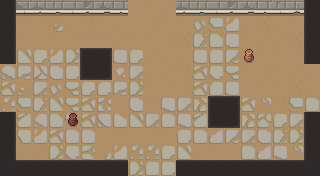

Tiled map render using the project's own tile images. Description and the whole map definition, tile-layer contents included, below:
An orthogonal 20x11 tile map with 16x16 px tiles, 6 tile layers (ground, dressing, decor, walls, ...), 3 tilesets and 12 objects (5x ENTRY, 5x ENEMY, 2x PROP).

<map version="1.10" tiledversion="1.10.2" orientation="orthogonal" renderorder="right-down" width="20" height="11" tilewidth="16" tileheight="16" infinite="0" nextlayerid="8" nextobjectid="13">
 <tileset firstgid="1" name="wall" tilewidth="16" tileheight="16" tilecount="176" columns="11">
  <image source="../../../gfx/tiles/crypt/walls_floor.png" width="176" height="256" />
 </tileset>
 <tileset firstgid="177" name="slabs" tilewidth="16" tileheight="16" tilecount="207" columns="9">
  <image source="../../../gfx/tiles/crypt/slabs.png" width="144" height="368" />
 </tileset>
 <tileset firstgid="384" name="objects" tilewidth="16" tileheight="16" tilecount="384" columns="24">
  <image source="../../../gfx/tiles/crypt/objects.png" width="384" height="256" />
 </tileset>
 <layer id="1" name="ground" width="20" height="11">
  <data encoding="csv">
163,158,157,159,162,152,157,164,162,153,152,152,366,370,364,152,151,160,153,153,
151,159,161,374,156,158,153,164,162,151,153,153,367,379,368,156,163,156,153,161,
152,153,162,160,161,159,159,152,160,160,151,163,366,341,333,160,152,152,163,162,
356,350,342,368,371,332,380,338,342,152,164,164,338,345,380,157,153,153,161,157,
360,349,352,330,332,377,343,370,357,156,152,158,356,358,378,153,151,153,152,164,
356,373,357,367,378,342,347,349,371,160,161,151,356,344,338,162,160,153,163,156,
363,379,366,350,378,356,382,162,330,159,335,357,355,366,348,356,365,158,379,339,
362,351,369,341,372,356,348,343,350,357,339,335,351,349,333,355,353,342,357,367,
330,359,368,356,336,336,162,159,162,161,160,337,339,377,380,357,330,366,371,381,
152,156,152,371,358,354,381,368,363,363,342,350,156,160,162,339,377,335,365,375,
156,160,153,364,349,341,348,363,371,345,332,377,157,158,152,334,357,346,330,336
</data>
 </layer>
 <layer id="2" name="dressing" width="20" height="11">
  <data encoding="csv">
0,0,0,0,0,0,0,0,0,0,0,0,0,0,0,0,0,0,0,0,
0,0,0,0,0,0,0,0,0,0,0,0,0,0,0,0,0,0,0,0,
0,0,0,0,0,0,0,0,0,0,0,0,0,0,0,0,0,0,0,0,
0,0,0,0,0,0,0,0,0,0,0,0,0,0,0,0,0,0,0,0,
0,0,0,0,0,0,0,0,0,0,0,0,0,0,0,0,0,0,0,0,
0,0,0,0,0,0,0,0,0,0,0,0,0,0,0,0,0,0,0,0,
0,0,0,0,0,0,0,0,0,0,0,0,0,0,0,0,0,0,0,0,
0,0,0,0,0,0,0,0,0,0,0,0,0,0,0,0,0,0,0,0,
0,0,0,0,0,0,0,0,0,0,0,0,0,0,0,0,0,0,0,0,
0,0,0,0,0,0,0,0,0,0,0,0,0,0,0,0,0,0,0,0,
0,0,0,0,0,0,0,0,0,0,0,0,0,0,0,0,0,0,0,0
</data>
 </layer>
 <layer id="3" name="decor" width="20" height="11">
  <data encoding="csv">
0,0,0,0,0,0,0,0,0,0,0,0,0,0,0,0,0,0,0,0,
0,0,0,0,0,0,0,0,0,0,0,0,0,0,0,0,0,0,0,0,
0,0,0,0,0,0,0,0,0,0,0,0,0,0,0,0,0,0,0,0,
0,0,0,0,0,0,0,0,0,0,0,0,0,0,0,0,0,0,0,0,
0,0,0,0,0,0,0,0,0,0,0,0,0,0,0,0,0,0,0,0,
0,0,0,0,0,0,0,0,0,0,0,0,0,0,0,0,0,0,0,0,
0,0,0,0,0,0,0,0,0,0,0,0,0,0,0,0,0,0,0,0,
0,0,0,0,0,0,0,0,0,0,0,0,0,0,0,0,0,0,0,0,
0,0,0,0,0,0,0,0,0,0,0,0,0,0,0,0,0,0,0,0,
0,0,0,0,0,0,0,0,0,0,0,0,0,0,0,0,0,0,0,0,
0,0,0,0,0,0,0,0,0,0,0,0,0,0,0,0,0,0,0,0
</data>
 </layer>
 <layer id="4" name="walls" width="20" height="11">
  <data encoding="csv">
123,196,197,198,199,200,201,202,0,0,0,197,198,199,200,201,202,203,195,125,
123,0,0,0,0,0,0,0,0,0,0,0,0,0,0,0,0,0,0,125,
123,0,0,0,0,0,0,0,0,0,0,0,0,0,0,0,0,0,0,125,
123,0,0,0,0,0,0,0,0,0,0,0,0,0,0,0,0,0,0,125,
0,0,0,0,0,0,0,0,0,0,0,0,0,0,0,0,0,0,0,0,
0,0,0,0,0,0,0,0,0,0,0,0,0,0,0,0,0,0,0,0,
0,0,0,0,0,0,0,0,0,0,0,0,0,0,0,0,0,0,0,0,
123,0,0,0,0,0,0,0,0,0,0,0,0,0,0,0,0,0,0,125,
123,0,0,0,0,0,0,0,0,0,0,0,0,0,0,0,0,0,0,125,
123,0,0,0,0,0,0,0,0,0,0,0,0,0,0,0,0,0,0,125,
134,135,135,135,135,135,135,135,0,0,0,135,135,135,135,135,135,135,135,136
</data>
 </layer>
 <layer id="5" name="props" width="20" height="11">
  <data encoding="csv">
0,0,0,0,0,0,0,0,0,0,0,0,0,0,0,0,0,0,0,0,
0,0,0,0,0,0,0,0,0,0,0,0,0,0,0,0,0,0,0,0,
0,0,0,0,0,0,0,0,0,0,0,0,0,0,0,0,0,0,0,0,
0,0,0,0,0,126,127,0,0,0,0,0,0,0,0,472,0,0,0,0,
0,0,0,0,0,137,138,0,0,0,0,0,0,0,0,0,0,0,0,0,
0,0,0,0,0,0,0,0,0,0,0,0,0,0,0,0,0,0,0,0,
0,0,0,0,0,0,0,0,0,0,0,0,0,126,127,0,0,0,0,0,
0,0,0,0,448,0,0,0,0,0,0,0,0,137,138,0,0,0,0,0,
0,0,0,0,0,0,0,0,0,0,0,0,0,0,0,0,0,0,0,0,
0,0,0,0,0,0,0,0,0,0,0,0,0,0,0,0,0,0,0,0,
0,0,0,0,0,0,0,0,0,0,0,0,0,0,0,0,0,0,0,0
</data>
 </layer>
 <layer id="6" name="overhead" width="20" height="11">
  <data encoding="csv">
0,0,0,0,0,0,0,0,0,0,0,0,0,0,0,0,0,0,0,0,
0,0,0,0,0,0,0,0,0,0,0,0,0,0,0,0,0,0,0,0,
0,0,0,0,0,0,0,0,0,0,0,0,0,0,0,0,0,0,0,0,
0,0,0,0,0,0,0,0,0,0,0,0,0,0,0,0,0,0,0,0,
0,0,0,0,0,0,0,0,0,0,0,0,0,0,0,0,0,0,0,0,
0,0,0,0,0,0,0,0,0,0,0,0,0,0,0,0,0,0,0,0,
0,0,0,0,0,0,0,0,0,0,0,0,0,0,0,0,0,0,0,0,
0,0,0,0,0,0,0,0,0,0,0,0,0,0,0,0,0,0,0,0,
0,0,0,0,0,0,0,0,0,0,0,0,0,0,0,0,0,0,0,0,
0,0,0,0,0,0,0,0,0,0,0,0,0,0,0,0,0,0,0,0,
0,0,0,0,0,0,0,0,0,0,0,0,0,0,0,0,0,0,0,0
</data>
 </layer>
 <objectgroup id="7" name="spawns">
  <object id="1" name="UP" type="ENTRY" x="152" y="24" />
  <object id="2" name="DOWN" type="ENTRY" x="152" y="152" />
  <object id="3" name="LEFT" type="ENTRY" x="24" y="88" />
  <object id="4" name="RIGHT" type="ENTRY" x="296" y="88" />
  <object id="5" name="" type="ENTRY" x="168" y="88" />
  <object id="6" name="" type="ENEMY" x="152" y="120" />
  <object id="7" name="" type="ENEMY" x="72" y="56" />
  <object id="8" name="" type="ENEMY" x="248" y="120" />
  <object id="9" name="" type="ENEMY" x="56" y="120" />
  <object id="10" name="" type="ENEMY" x="232" y="56" />
  <object id="11" name="torch" type="PROP" x="56" y="168" />
  <object id="12" name="torch" type="PROP" x="264" y="168" />
 </objectgroup>
</map>
